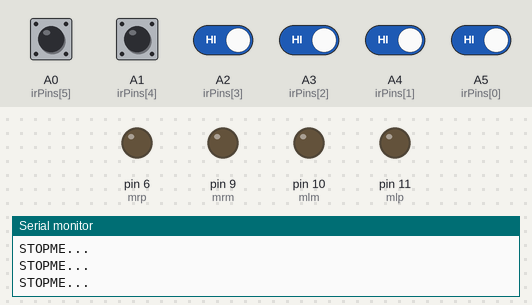
Simulated run of this sketch. Board: Arduino Uno, built with avr-gcc and run on an emulated ATmega328P. Parts: output pins drawn as LEDs (lit = HIGH), the last lines printed to the serial monitor. The inputs (shaded band) are chosen by the test bench; at power-on: A0 (irPins[5]), A1 (irPins[4]), A2 (irPins[3]), A3 (irPins[2]), A4 (irPins[1]), A5 (irPins[0]) HIGH.

Above: at 1.2 s.
1.3 s: A0 (irPins[5]) driven LOW
At 1.8 s:
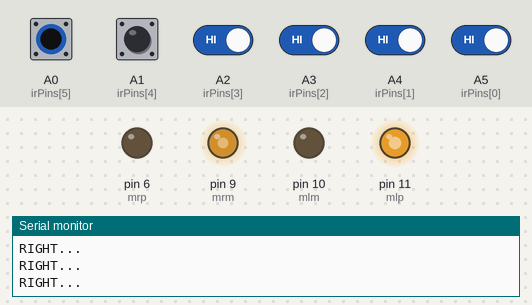
2.8 s: A2 (irPins[3]) driven LOW
4.9 s: A1 (irPins[4]) driven LOW
7.9 s: A0 (irPins[5]) pulsed HIGH 2 times (0.12 s each, 0.3 s apart)
10.0 s: A1 (irPins[4]) pulsed HIGH 2 times (0.12 s each, 0.3 s apart)
Timing chart, 0 to 13.0 s (numbered marks = the images above; inputs shaded):
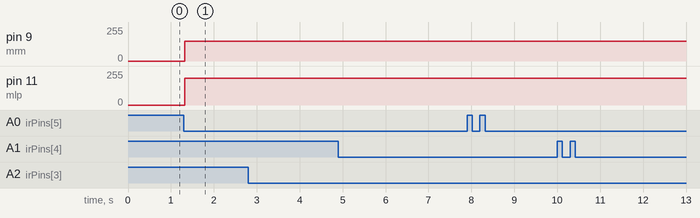

Measured:
- after the input at 1.3 s, pin 9 (mrm): 0/255 → 150/255 at once; pin 11 (mlp): 0/255 → 200/255 at once

The sketch:

digital.ino
```cpp
const int mrp=6; //right +
const int mrm=9; //right -
const int mlp=11;  //left +
const int mlm=10;  //left -


const int irPins[6] = {A5,A4,A3,A2,A1,A0}; //pin dif
int irSensorDigital[6] = {0,0,0,0,0,0};// array variabale
int i,j = 0; // for loop

int irSensors = B000000; // bit dif.

int motorLSpeed = 255;//speed full left
int motorRSpeed = 255;//speed full right
int slow = 140;   // speed slow
void setup() {


  Serial.begin(9600); // printing on display

  // Output of motor
  pinMode(mrp,OUTPUT);
  pinMode(mrm,OUTPUT);
  pinMode(mlp,OUTPUT);
  pinMode(mlm,OUTPUT);

  for (int i = 0; i <= 5; i++)
  {pinMode(irPins[i], INPUT);}

}

void loop() {
     scan();
     check();
}

void check( )
{
     switch (irSensors) {

     case B000000:
     you();
     break;

     case B000001:
     right();
     break;

     case B000010:
     right();
     break;

     case B000100:
     go();
     break;

     case B001000:
     go();
     break;

     case B010000:
     left();
     break;

     case B100000:
     left();
     break;

     case B000011:
     right();
     break;

     case B000110:
     right();
     break;

     case B001100:
     go();
     break;

     case B011000:
     left();
     break;

     case B110000:
     left();
     break;

     case B000111:
     right();
     break;

     case B001110:
     right();
     break;

     case B011100:
     left();
     break;

     case B111000:
     left();
     break;

     case B111100:
     left();
     break;

     case B001111:
     right();
     break;

     case B011111:
     right();
     break;

     case B111110:
     left();
     break;

     case B111111:
     stopme();
     break;

     default:
     Serial.print("????");

     }
}

void go()  // Go
{
     Serial.println("GO... ");
     analogWrite(mrp, 255);
     analogWrite(mrm, 0);
     analogWrite(mlp, 255);
     analogWrite(mlm, 0);
}

void left()  // left
{
     Serial.println("LEFT... ");
     analogWrite(mrp, 200);
     analogWrite(mrm, 0);
     analogWrite(mlp, 0);
     analogWrite(mlm, 150);
}

void right()  // right
{
     Serial.println("RIGHT... ");
     analogWrite(mrp, 0);
     analogWrite(mrm, 150);
     analogWrite(mlp, 200);
     analogWrite(mlm, 0);
}

void stopme()  // stopme
{
     Serial.println("STOPME... ");
     analogWrite(mrp, 0);
     analogWrite(mrm, 0);
     analogWrite(mlp, 0);
     analogWrite(mlm, 0);
}

void you()  // U
{
     Serial.println("u... ");
     analogWrite(mrp, 0);
     analogWrite(mrm, 150);
     analogWrite(mlp, 150);
     analogWrite(mlm, 0);
}

void scan()//Scan IR white and black
{
  for ( byte count = 0; count <= 5;count++ )
{
  bitWrite(irSensors, count, digitalRead( irPins[count] ));
}
}
```
